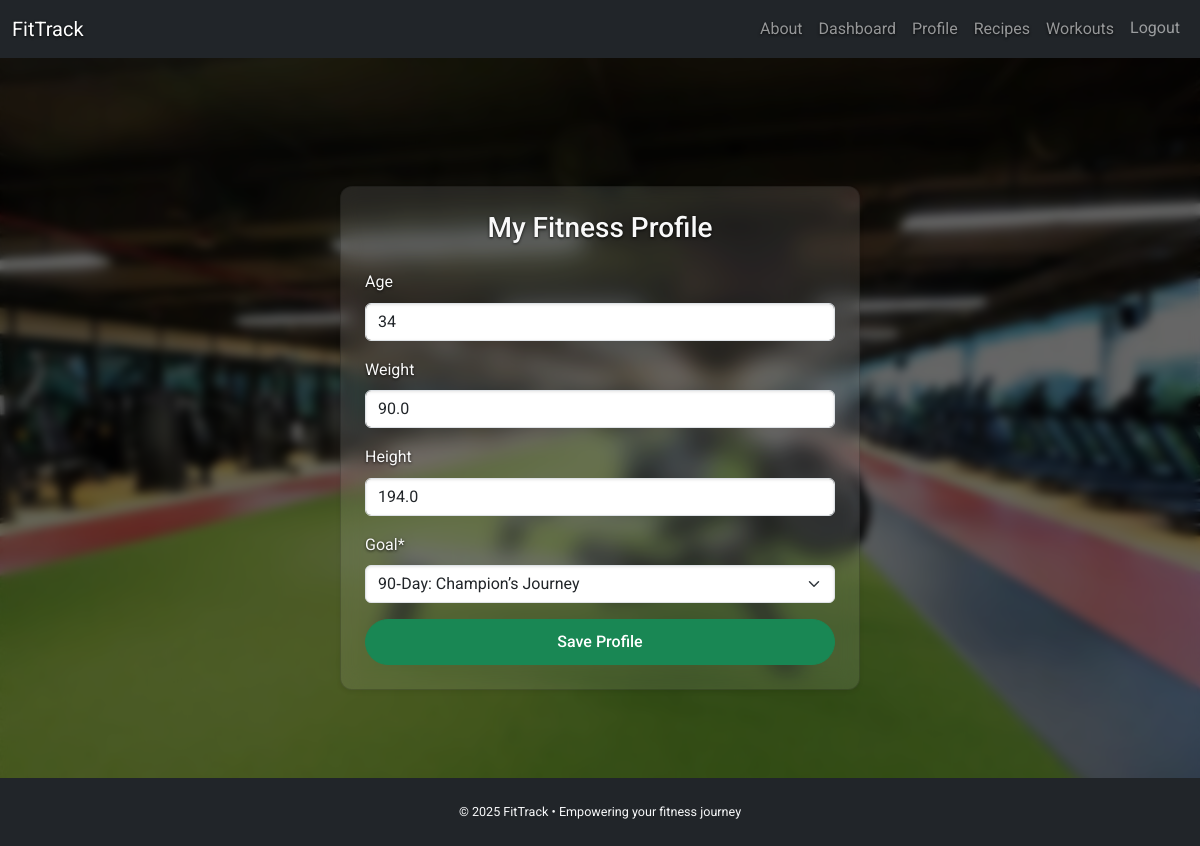
/profile/ (signed in), run on the app's committed database.
### common/models.py (models this page shows, shortened)
class UserProfile(models.Model):
    user = models.OneToOneField(UserModel, on_delete=models.CASCADE)
    goal = models.ForeignKey('GoalPlan', null=True, on_delete=models.SET_NULL)
    age = models.PositiveIntegerField(null=True, blank=True)
    weight = models.FloatField(null=True, blank=True)
    height = models.FloatField(null=True, blank=True)

### common/views.py (the view)
# urls.py: path('profile/', ProfileUpdateView.as_view(), name='profile'),
class ProfileUpdateView(LoginRequiredMixin, UpdateView):
    model = UserProfile
    form_class = UserProfileForm
    template_name = 'common/profile.html'
    success_url = reverse_lazy('dashboard')
    def get_object(self, queryset=None):
        return UserProfile.objects.get_or_create(user=self.request.user)[0]

### common/forms.py
class UserProfileForm(forms.ModelForm):
    class Meta:
        model = UserProfile
        fields = ['age', 'weight', 'height', 'goal']
        widgets = {
            'fitness_goal': forms.TextInput(attrs={
                'rows': 4,
                'class': 'form-control',
                'style': 'resize: vertical;'
            }),
        }

### common/models.py (called while the page is built)
    def __str__(self):
        return f"{self.length}‑Day: {self.name}"

### templates/common/profile.html (shortened to what this page needs)
{% extends 'common/base.html' %}
{% load crispy_forms_filters %}
{% load crispy_forms_tags %}
{% block content %}
<div class="d-flex justify-content-center align-items-center" style="min-height: calc(100vh - 120px);">
    <div class="card shadow-sm w-100" style="max-width: 520px;">
        <div class="card-body p-4">
            <h3 class="text-center mb-4">My Fitness Profile</h3>
                <form method="post" enctype="multipart/form-data">
                  {{ form|crispy }}
                      <div class="d-grid mt-3">
                        <button type="submit" class="btn btn-success">Save Profile</button>
                      </div>
                </form>
        </div>
    </div>
</div>
{% endblock %}

### static/css/styles.css (style rules this page uses)
body { font-family: 'Roboto', sans-serif; background: url('../images/gym.jpg') no-repeat center center fixed; background-size: cover; color: #f1f1f1; position: relative; line-height: 1.6; }
body::before { content: ""; position: fixed; top: 0; left: 0; width: 100%; height: 100%; background-color: rgba(0, 0, 0, 0.6); backdrop-filter: blur(5px); z-index: -1; }
h1, h2, h3, h4, p, label, a, small { color: #f9f9f9; text-shadow: 0 1px 3px rgba(0, 0, 0, 0.8); }
.card, .frosted-card { background: rgba(255, 255, 255, 0.1); backdrop-filter: blur(10px); -webkit-backdrop-filter: blur(10px); color: #fff; border-radius: 12px; box-shadow: 0 4px 16px rgba(0, 0, 0, 0.4); }
.btn-primary, .btn-success, .btn-outline-success { border-radius: 30px; font-weight: 500; padding: 0.6rem 1.3rem; transition: all 0.2s ease; }
input, textarea, select { background-color: #fff; color: #000; border-radius: 8px; padding: 0.5rem; border: 1px solid #ccc; box-shadow: inset 0 1px 3px rgba(0,0,0,0.1); }

### data on the page
UserProfile: age "34", weight "90.0", height "194.0", goal "90‑Day: Champion’s Journey"
